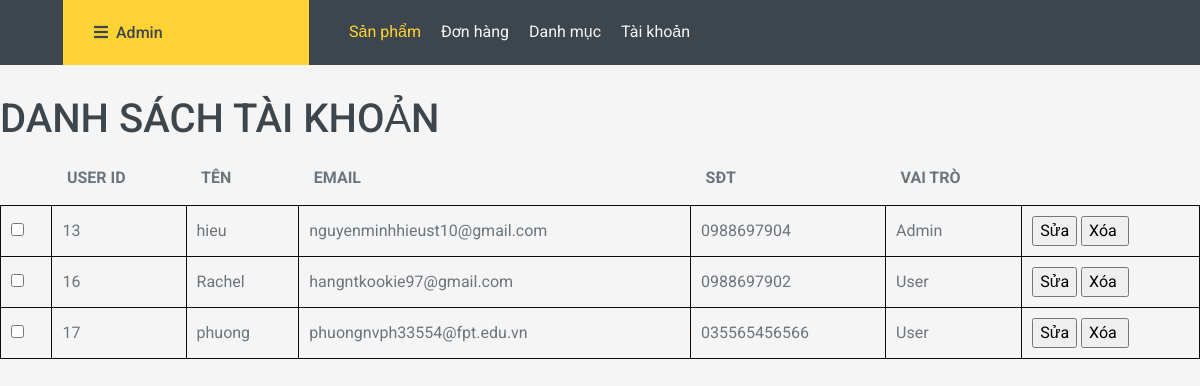
The page /admin/index.php?act=listtaikhoan on the database its author committed.
### tables this page shows
CREATE TABLE `taikhoan` (
  `id` int(11) NOT NULL,
  `user` varchar(50) NOT NULL,
  `pass` varchar(50) NOT NULL,
  `email` varchar(255) NOT NULL,
  `tel` varchar(20) NOT NULL,
  `role` tinyint(1) NOT NULL DEFAULT 0,
  `status` int(1) NOT NULL DEFAULT 0
);

### model/pdo.php (called while the page is built, shortened)
<?php
function pdo_get_connection(){
    $servername = "localhost";
    $username = "root";
    $password = "";
    try {
        $conn = new PDO("mysql:host=$servername;dbname=duanthuctap", $username, $password);
        $conn->setAttribute(PDO::ATTR_ERRMODE, PDO::ERRMODE_EXCEPTION);
        return $conn;
    } catch(PDOException $e) {
        echo "Connection failed: " . $e->getMessage();
    }
}
function pdo_query($sql){
    $sql_args=array_slice(func_get_args(),1);
    try{
        $conn=pdo_get_connection();
        $stmt=$conn->prepare($sql);
        $stmt->execute($sql_args);
        $rows=$stmt->fetchAll();
        return $rows;
    }
    catch(PDOException $e){
        throw $e;
    }
    finally{
        unset($conn);
    }
}
?>

### model/taikhoan.php (called while the page is built, shortened)
<?php
function loadall_taikhoan(){
    $sql="select * from taikhoan order by role desc";
    $listtaikhoan =pdo_query($sql);
    return  $listtaikhoan;
}
function get_role($n){
    switch ($n){
        case '0':
            $role ="User";
            break;
        case '1':
        $role ="Admin";
        break;
    }
    return $role;
}
?>

### admin/taikhoan/listtaikhoan.php (the view, shortened to what this page needs)
<div class="row2">
    <div class="row2 font_title">
        <h1>DANH SÁCH TÀI KHOẢN</h1>
    </div>
    <div class="row2 form_content ">
        <form action="#" method="POST">
            <div class="row2 mb10 formds_loai">
                <table>
                    <tr>
                        <th></th>
                        <th>USER ID</th>
                        <th>TÊN</th>
                        <th>EMAIL</th>
                        <th>SĐT</th>
                        <th>VAI TRÒ</th>
                    </tr>
                    <?php
                         foreach($listtaikhoan as $list)
                         {
                            extract($list);
                            $suatk =  "index.php?act=suatk&idtk=" . $list['id'];
                            $xoatk = "index.php?act=xoatk&idtk=" . $list['id'];
                            $role = get_role($list['role']);
                            echo '
                            <tr>
                            <td><input type="checkbox" name="" id=""></td>
                            <td>'.$list['id'].'</td>
                            <td>'.$list['user'].'</td>
                            <td>'.$list['email'].'</td>
                            <td>'.$list['tel'].'</td>
                            <td>'.$role.'</td>
                            <td>
                                <a href="' . $suatk . '"><input type="button" value="Sửa"> </a>
                                <a href="' . $xoatk .'"><input type ="button" value="Xóa " onclick="return confirm(\'Bạn có chắc chắn muốn xóa\')"></a>
                            </td>
                            </tr>
                            ';
                         }
                    ?>
                </table>
            </div>
        </form>
    </div>
</div>

### admin/taikhoan/listtaikhoan.php (style rules this page uses)
table th { padding: 15px; }

### rows shown on the page
taikhoan: id "13", user "hieu", email "nguyenminhhieust10@gmail.com", tel "0988697904", role "Admin"
taikhoan: id "16", user "Rachel", email "hangntkookie97@gmail.com", tel "0988697902", role "User"
taikhoan: id "17", user "phuong", email "phuongnvph33554@fpt.edu.vn", tel "035565456566", role "User"
